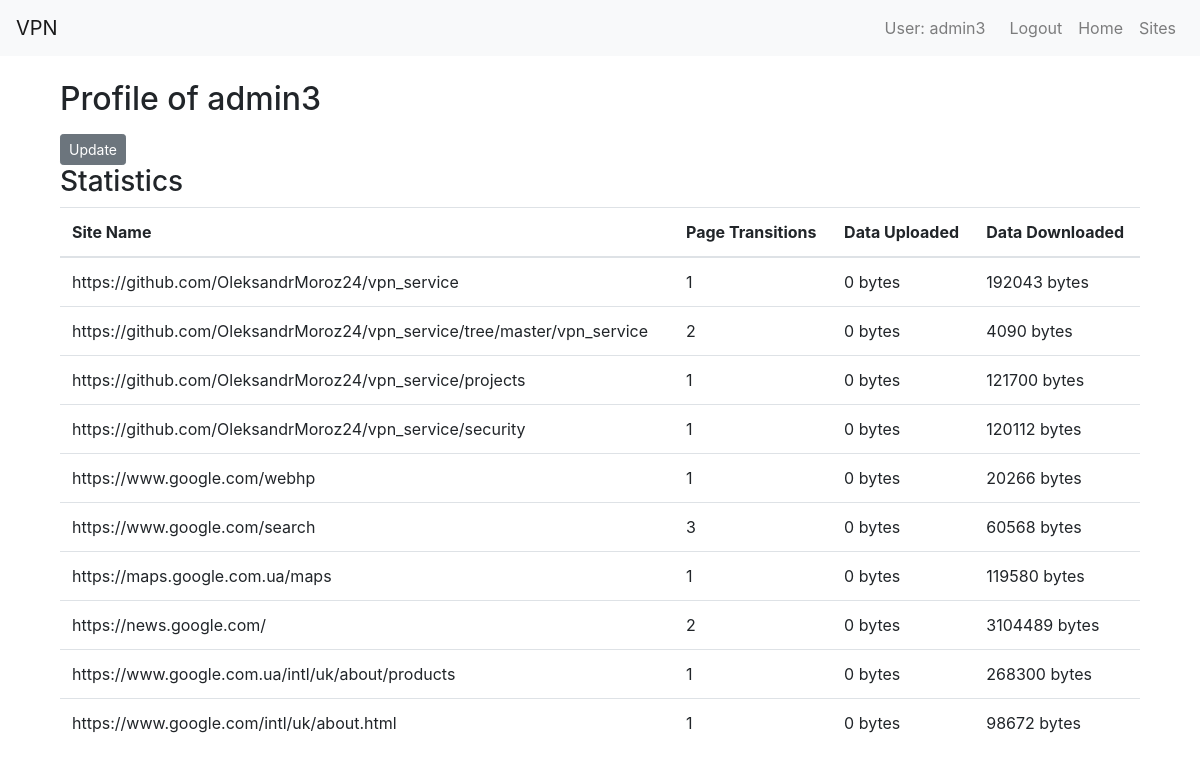
The page / (signed in) on the database its author committed.
### user/models.py (models this page shows)
class User(AbstractUser):
    def __str__(self):
        return self.username

### vpn/models.py (models this page shows, shortened)
class VpnUsageStatistics(models.Model):
    user = models.ForeignKey(settings.AUTH_USER_MODEL, on_delete=models.CASCADE)
    site_url = models.URLField()
    page_transitions = models.IntegerField(default=0)
    data_sent = models.BigIntegerField(default=0)  # in bytes
    data_received = models.BigIntegerField(default=0)  # in bytes

### vpn/views.py (the view)
# urls.py: path("", index, name="index"),
@login_required
def index(request):
    user_stats = VpnUsageStatistics.objects.filter(user=request.user)
    return render(request, "vpn/index.html", {"user_stats": user_stats})

### templates/vpn/index.html (shortened to what this page needs)
{% extends "base.html" %}
{% load crispy_forms_tags %}
{% block content %}
<div class="container">
  <h2>Profile of {{ user.username }}</h2>
  <form method="post">
    <a href="{% url 'user:update_profile' %}" class="btn btn-secondary btn-sm">Update</a>
  </form>
  <h3>Statistics</h3>
  <table class="table">
    <thead>
      <tr>
        <th>Site Name</th>
        <th>Page Transitions</th>
        <th>Data Uploaded</th>
        <th>Data Downloaded</th>
      </tr>
    </thead>
    <tbody>
      {% for stat in user_stats %}
        <tr>
          <td>{{ stat.site_url }}</td>
          <td>{{ stat.page_transitions }}</td>
          <td>{{ stat.data_sent }} bytes</td>
          <td>{{ stat.data_received }} bytes</td>
        </tr>
      {% empty %}
        <tr>
          <td colspan="4">No statistics available.</td>
        </tr>
      {% endfor %}
    </tbody>
  </table>
</div>
{% endblock %}

### templates/base.html (shortened to what this page needs)
<!DOCTYPE html>
<html lang="en">
<head>
    <link rel="stylesheet"
          href="https://cdn.jsdelivr.net/npm/bootstrap@4.5.3/dist/css/bootstrap.min.css"
>
    {% load static %}
    <link rel="stylesheet" href="{% static 'css/styles.css' %}">
</head>
<body>
<nav class="navbar navbar-expand-lg navbar-light bg-light">
    <a class="navbar-brand" href="{% url 'vpn:index' %}">VPN</a>
    <div class="collapse navbar-collapse" id="navbarNav">
        <ul class="navbar-nav ml-auto">
            {% include "includes/navbar.html" %}
        </ul>
    </div>
</nav>
<div class="container mt-4">
    {% block content %}{% endblock %}
</div>
</body>
</html>

### templates/includes/navbar.html
{% if user.is_authenticated %}
    <li class="nav-item">
        <span class="navbar-text mr-3">User: {{ user.get_username }}</span>
    </li>
    <li class="nav-item">
        <a class="nav-link" href="{% url 'logout'%}?next={{request.path}}">Logout</a>
    </li>
{% else %}
    <li class="nav-item">
        <a class="nav-link" href="{% url 'login'%}?next={{request.path}}">Login</a>
    </li>
{% endif %}
<li class="nav-item">
    <a class="nav-link" href="{% url 'vpn:index' %}">Home</a>
</li>
<li class="nav-item">
    <a class="nav-link" href="{% url 'vpn:site_list' %}">Sites</a>
</li>

### rows shown on the page
User: get_username "admin3", username "admin3"
VpnUsageStatistics: site_url "https://github.com/OleksandrMoroz24/vpn_service", page_transitions "1", data_sent "0", data_received "192043"
VpnUsageStatistics: site_url "https://github.com/OleksandrMoroz24/vpn_service/tree/master/vpn_service", page_transitions "2", data_sent "0", data_received "4090"
VpnUsageStatistics: site_url "https://github.com/OleksandrMoroz24/vpn_service/projects", page_transitions "1", data_sent "0", data_received "121700"
VpnUsageStatistics: site_url "https://github.com/OleksandrMoroz24/vpn_service/security", page_transitions "1", data_sent "0", data_received "120112"
VpnUsageStatistics: site_url "https://www.google.com/webhp", page_transitions "1", data_sent "0", data_received "20266"
VpnUsageStatistics: site_url "https://www.google.com/search", page_transitions "3", data_sent "0", data_received "60568"
VpnUsageStatistics: site_url "https://maps.google.com.ua/maps", page_transitions "1", data_sent "0", data_received "119580"
VpnUsageStatistics: site_url "https://news.google.com/", page_transitions "2", data_sent "0", data_received "3104489"
VpnUsageStatistics: site_url "https://www.google.com.ua/intl/uk/about/products", page_transitions "1", data_sent "0", data_received "268300"
VpnUsageStatistics: site_url "https://www.google.com/intl/uk/about.html", page_transitions "1", data_sent "0", data_received "98672"
